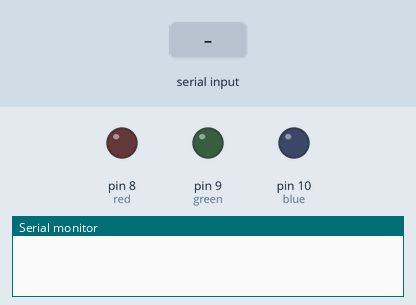
Recording of a program running on a simulated Arduino Uno, built with avr-gcc and run on an emulated ATmega328P. On the bench: output pins drawn as LEDs (lit = HIGH), the last lines printed to the serial monitor. Inputs (shaded band) come from the test bench.

Above: at 1.2 s.
1.3 s: "1" received over Serial
At 2.1 s:
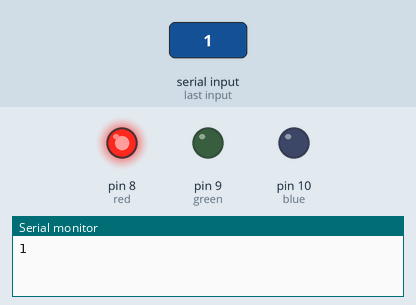
2.8 s: "2" received over Serial
At 3.7 s:
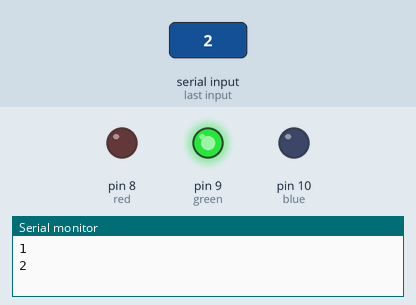
4.8 s: "3" received over Serial
At 6.4 s:
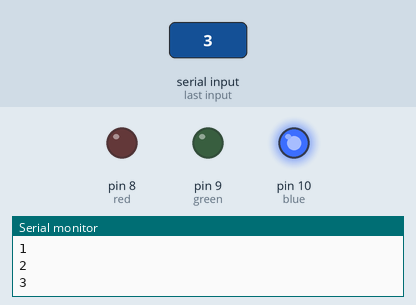
6.8 s: "4" received over Serial
At 7.9 s:
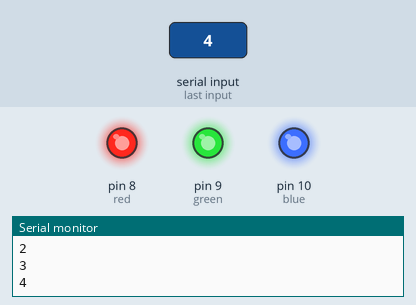
8.8 s: "5" received over Serial
At 10.5 s:
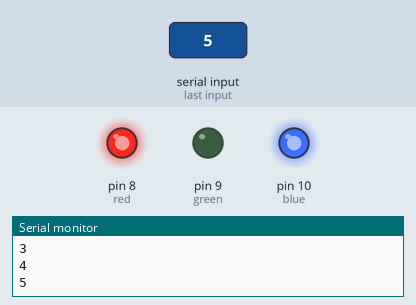
10.8 s: "6" received over Serial
At 12.1 s:
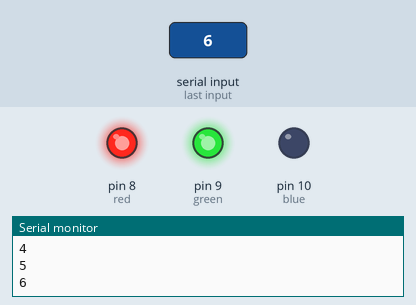
Timing chart, 0 to 13.8 s (numbered marks = the images above; inputs shaded):
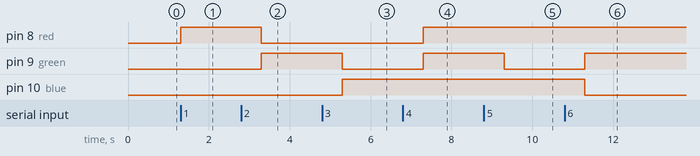

Measured:
- after the input at 1.3 s, pin 8 (red): LOW → HIGH at once
- after the input at 2.8 s, pin 8 (red): HIGH → LOW after 0.50 s; pin 9 (green): LOW → HIGH after 0.50 s
- after the input at 4.8 s, pin 9 (green): HIGH → LOW after 0.50 s; pin 10 (blue): LOW → HIGH after 0.50 s
- after the input at 6.8 s, pin 8 (red), pin 9 (green): LOW → HIGH after 0.50 s
- after the input at 8.8 s, pin 9 (green): HIGH → LOW after 0.50 s
- after the input at 10.8 s, pin 9 (green): LOW → HIGH after 0.50 s; pin 10 (blue): HIGH → LOW after 0.50 s

The program:

main.cpp
```cpp
#include <Arduino.h>

int red = 8;
int green = 9;
int blue = 10;
char color;

void setup() {
  pinMode(red, OUTPUT);
  pinMode(green, OUTPUT);
  pinMode(blue, OUTPUT);
  Serial.begin(9600);
}
void Red() {
  digitalWrite(red, HIGH);
  digitalWrite(green, LOW);
  digitalWrite(blue, LOW);
  delay(1000);
}
void Green() {
  digitalWrite(red, LOW);
  digitalWrite(green, HIGH);
  digitalWrite(blue,LOW);
  delay(1000);
}
void Blue () {
  digitalWrite(red, LOW);
  digitalWrite(green, LOW);
  digitalWrite(blue, HIGH);
  delay(1000);
}
void White () {
  digitalWrite(red, HIGH);
  digitalWrite(green, HIGH);
  digitalWrite(blue, HIGH);
  delay(1000);
}
void Magenta () {
  digitalWrite(red, HIGH);
  digitalWrite(green, LOW);
  digitalWrite(blue, HIGH);
  delay(1000);
}
void Yellow () {
  digitalWrite(red, HIGH);
  digitalWrite(green, HIGH);
  digitalWrite(blue, LOW);
  delay(1000);
}
void Cyan () {
  digitalWrite(red, LOW);
  digitalWrite(green, HIGH);
  digitalWrite(blue, HIGH);
  delay(1000);
}
void Off () {
  digitalWrite(red, LOW);
  digitalWrite(green, LOW);
  digitalWrite(blue, LOW);
}
void loop() {
  if (Serial.available()) {
    color = Serial.read();
    Serial.println(color);
  }
  switch (color) {
    case '1':
      Red();
      break;
    case '2':
      Green();
      break;
    case '3':
      Blue();
      break;
    case '4':
      White();
      break;
    case '5':
      Magenta();
      break;
    case '6':
      Yellow();
      break;
    case '7':
      Cyan();
      break;

    default:
      Off();
      break;
  }
}
```
